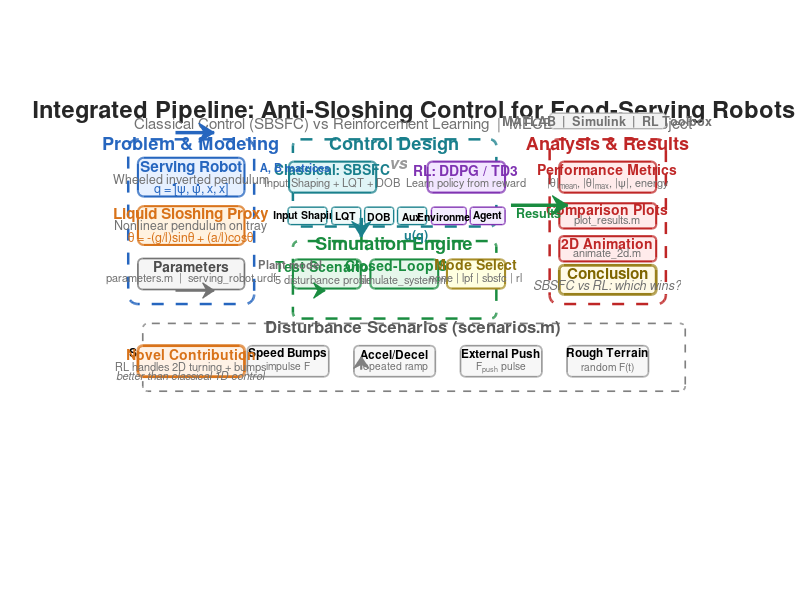

Source code (MATLAB):
function draw_pipeline()
%% DRAW_PIPELINE  Project pipeline diagram (MathWorks-style workflow)
% Creates a visual overview of the anti-sloshing serving robot project
% so anyone seeing the project for the first time can understand the flow.
close all;

fig = figure('Position', [30 30 1500 900], 'Color', 'w', 'Name', ...
    'Project Pipeline: Anti-Sloshing Serving Robot');
hold on; axis off; axis equal;
xlim([-1 31]); ylim([-1 19]);

%% ===== Color palette =====
c_blue      = [0.15 0.40 0.75];
c_blue_bg   = [0.90 0.94 1.00];
c_green     = [0.10 0.55 0.25];
c_green_bg  = [0.90 0.97 0.92];
c_orange    = [0.85 0.45 0.10];
c_orange_bg = [1.00 0.95 0.88];
c_red       = [0.75 0.15 0.15];
c_red_bg    = [1.00 0.92 0.92];
c_purple    = [0.50 0.20 0.70];
c_purple_bg = [0.95 0.90 1.00];
c_gray      = [0.45 0.45 0.45];
c_gray_bg   = [0.96 0.96 0.96];
c_teal      = [0.10 0.50 0.55];
c_teal_bg   = [0.88 0.96 0.97];

%% ========================================================================
%%  TITLE
%% ========================================================================
text(15, 18.2, 'Integrated Pipeline: Anti-Sloshing Control for Food-Serving Robots', ...
    'FontSize', 17, 'FontWeight', 'bold', 'HorizontalAlignment', 'center', ...
    'Color', [0.15 0.15 0.15]);
text(15, 17.5, 'Classical Control (SBSFC) vs Reinforcement Learning  |  MECE 6397 Course Project', ...
    'FontSize', 11, 'HorizontalAlignment', 'center', 'Color', c_gray);

%% ========================================================================
%%  STAGE 1: Problem & Physical Model  (left column)
%% ========================================================================
dashed_rbox(3.5, 12.5, 6.5, 8.5, c_blue, 1.8);
text(3.5, 16.5, 'Problem & Modeling', 'FontSize', 13, 'FontWeight', 'bold', ...
    'HorizontalAlignment', 'center', 'Color', c_blue);

% Robot model box
rbox(3.5, 14.8, 5.5, 2.0, c_blue_bg, c_blue, 1.5);
text(3.5, 15.3, 'Serving Robot', 'FontSize', 11, 'FontWeight', 'bold', ...
    'HorizontalAlignment', 'center', 'Color', c_blue);
text(3.5, 14.7, 'Wheeled inverted pendulum', 'FontSize', 9, ...
    'HorizontalAlignment', 'center', 'Color', c_gray);
text(3.5, 14.2, 'q = [\psi, \psi, x, x]', 'FontSize', 9, ...
    'HorizontalAlignment', 'center', 'Interpreter', 'tex', 'Color', c_blue);
text(2.55, 14.47, '.', 'FontSize', 11, 'FontWeight', 'bold', 'Color', c_blue);
text(3.75, 14.47, '.', 'FontSize', 11, 'FontWeight', 'bold', 'Color', c_blue);

% Sloshing proxy box
rbox(3.5, 12.3, 5.5, 2.0, c_orange_bg, c_orange, 1.5);
text(3.5, 12.9, 'Liquid Sloshing Proxy', 'FontSize', 11, 'FontWeight', 'bold', ...
    'HorizontalAlignment', 'center', 'Color', c_orange);
text(3.5, 12.3, 'Nonlinear pendulum on tray', 'FontSize', 9, ...
    'HorizontalAlignment', 'center', 'Color', c_gray);
text(3.5, 11.7, '\theta = -(g/l)sin\theta + (a/l)cos\theta', ...
    'FontSize', 9, 'HorizontalAlignment', 'center', ...
    'Interpreter', 'tex', 'Color', c_orange);

% Parameters box
rbox(3.5, 9.8, 5.5, 1.6, c_gray_bg, c_gray, 1.2);
text(3.5, 10.2, 'Parameters', 'FontSize', 10, 'FontWeight', 'bold', ...
    'HorizontalAlignment', 'center', 'Color', [0.3 0.3 0.3]);
text(3.5, 9.6, 'parameters.m  |  serving\_robot.urdf', 'FontSize', 8, ...
    'HorizontalAlignment', 'center', 'Color', c_gray);

%% ========================================================================
%%  STAGE 2: Control Design  (center-top, two tracks)
%% ========================================================================
dashed_rbox(14, 14.5, 10.5, 4.5, c_teal, 1.8);
text(14, 16.5, 'Control Design', 'FontSize', 13, 'FontWeight', 'bold', ...
    'HorizontalAlignment', 'center', 'Color', c_teal);

% Track A: Classical SBSFC
rbox(10.8, 14.8, 4.5, 1.6, c_teal_bg, c_teal, 1.5);
text(10.8, 15.2, 'Classical: SBSFC', 'FontSize', 10, 'FontWeight', 'bold', ...
    'HorizontalAlignment', 'center', 'Color', c_teal);
text(10.8, 14.5, 'Input Shaping + LQT + DOB', 'FontSize', 8, ...
    'HorizontalAlignment', 'center', 'Color', c_gray);

rbox(9.5,  12.8, 2.0, 0.9, [0.94 0.98 0.98], c_teal, 1.0);
text(9.5,  12.8, 'Input Shaping', 'FontSize', 7.5, 'FontWeight', 'bold', ...
    'HorizontalAlignment', 'center');
rbox(11.5, 12.8, 1.5, 0.9, [0.94 0.98 0.98], c_teal, 1.0);
text(11.5, 12.8, 'LQT', 'FontSize', 7.5, 'FontWeight', 'bold', ...
    'HorizontalAlignment', 'center');
rbox(13.2, 12.8, 1.5, 0.9, [0.94 0.98 0.98], c_teal, 1.0);
text(13.2, 12.8, 'DOB', 'FontSize', 7.5, 'FontWeight', 'bold', ...
    'HorizontalAlignment', 'center');
rbox(14.9, 12.8, 1.5, 0.9, [0.94 0.98 0.98], c_teal, 1.0);
text(14.9, 12.8, 'Aux', 'FontSize', 7.5, 'FontWeight', 'bold', ...
    'HorizontalAlignment', 'center');

% Track B: RL
rbox(17.7, 14.8, 4.0, 1.6, c_purple_bg, c_purple, 1.5);
text(17.7, 15.2, 'RL: DDPG / TD3', 'FontSize', 10, 'FontWeight', 'bold', ...
    'HorizontalAlignment', 'center', 'Color', c_purple);
text(17.7, 14.5, 'Learn policy from reward', 'FontSize', 8, ...
    'HorizontalAlignment', 'center', 'Color', c_gray);
rbox(16.8, 12.8, 1.8, 0.9, [0.96 0.93 1.0], c_purple, 1.0);
text(16.8, 12.8, 'Environment', 'FontSize', 7.5, 'FontWeight', 'bold', ...
    'HorizontalAlignment', 'center');
rbox(18.8, 12.8, 1.8, 0.9, [0.96 0.93 1.0], c_purple, 1.0);
text(18.8, 12.8, 'Agent', 'FontSize', 7.5, 'FontWeight', 'bold', ...
    'HorizontalAlignment', 'center');

% vs label
text(14.2, 15.5, 'vs', 'FontSize', 12, 'FontWeight', 'bold', ...
    'HorizontalAlignment', 'center', 'Color', [0.6 0.6 0.6], 'FontAngle', 'italic');

% Arrow: Model -> Control Design
annotation('arrow', [6.8/31 8.3/31], [14.8/19 14.8/19], ...
    'LineWidth', 2.5, 'Color', c_blue, 'HeadWidth', 10, 'HeadLength', 8);
text(7.1, 15.3, 'A, B matrices', 'FontSize', 8, 'Color', c_blue, 'FontWeight', 'bold');

%% ========================================================================
%%  STAGE 3: Simulation Engine
%% ========================================================================
dashed_rbox(14, 9.5, 10.5, 4.0, c_green, 1.8);
text(14, 11.3, 'Simulation Engine', 'FontSize', 13, 'FontWeight', 'bold', ...
    'HorizontalAlignment', 'center', 'Color', c_green);

rbox(10.5, 9.8, 3.5, 1.5, c_green_bg, c_green, 1.5);
text(10.5, 10.2, 'Test Scenarios', 'FontSize', 10, 'FontWeight', 'bold', ...
    'HorizontalAlignment', 'center', 'Color', c_green);
text(10.5, 9.5, '5 disturbance profiles', 'FontSize', 8, ...
    'HorizontalAlignment', 'center', 'Color', c_gray);

rbox(14.5, 9.8, 3.5, 1.5, c_green_bg, c_green, 1.5);
text(14.5, 10.2, 'Closed-Loop Sim', 'FontSize', 10, 'FontWeight', 'bold', ...
    'HorizontalAlignment', 'center', 'Color', c_green);
text(14.5, 9.5, 'simulate\_system.m', 'FontSize', 8, ...
    'HorizontalAlignment', 'center', 'Color', c_gray);

rbox(18.2, 9.8, 3.0, 1.5, [1.0 1.0 0.88], [0.65 0.55 0.15], 1.5);
text(18.2, 10.3, 'Mode Select', 'FontSize', 10, 'FontWeight', 'bold', ...
    'HorizontalAlignment', 'center', 'Color', [0.55 0.45 0.05]);
text(18.2, 9.6, 'none | lpf | sbsfc | rl', 'FontSize', 8, ...
    'HorizontalAlignment', 'center', 'Color', c_gray);

% Internal arrow: Scenarios -> Sim
annotation('arrow', [12.3/31 12.6/31], [9.8/19 9.8/19], ...
    'LineWidth', 1.5, 'Color', c_green, 'HeadWidth', 8, 'HeadLength', 6);

% Arrow: Control Design -> Simulation
annotation('arrow', [14/31 14/31], [12.1/19 11.5/19], ...
    'LineWidth', 2.5, 'Color', c_teal, 'HeadWidth', 10, 'HeadLength', 8);
text(14.5, 11.8, 'u(q)', 'FontSize', 9, 'FontWeight', 'bold', ...
    'Color', c_teal, 'Interpreter', 'tex');

% Arrow: Model -> Simulation (plant dynamics)
annotation('arrow', [6.8/31 8.3/31], [9.8/19 9.8/19], ...
    'LineWidth', 1.8, 'Color', c_gray, 'HeadWidth', 8, 'HeadLength', 6);
text(7.0, 10.3, 'Plant model', 'FontSize', 8, 'Color', c_gray, 'FontWeight', 'bold');

%% ========================================================================
%%  STAGE 4: Analysis & Results  (right column)
%% ========================================================================
dashed_rbox(25, 12.5, 6.0, 8.5, c_red, 1.8);
text(25, 16.5, 'Analysis & Results', 'FontSize', 13, 'FontWeight', 'bold', ...
    'HorizontalAlignment', 'center', 'Color', c_red);

rbox(25, 14.8, 5.0, 1.6, c_red_bg, c_red, 1.5);
text(25, 15.2, 'Performance Metrics', 'FontSize', 10, 'FontWeight', 'bold', ...
    'HorizontalAlignment', 'center', 'Color', c_red);
text(25, 14.5, '|\theta|_{mean}, |\theta|_{max}, |\psi|, energy', ...
    'FontSize', 8, 'HorizontalAlignment', 'center', ...
    'Interpreter', 'tex', 'Color', c_gray);

rbox(25, 12.8, 5.0, 1.3, c_red_bg, c_red, 1.5);
text(25, 13.1, 'Comparison Plots', 'FontSize', 10, 'FontWeight', 'bold', ...
    'HorizontalAlignment', 'center', 'Color', c_red);
text(25, 12.6, 'plot\_results.m', 'FontSize', 8, ...
    'HorizontalAlignment', 'center', 'Color', c_gray);

rbox(25, 11.1, 5.0, 1.3, c_red_bg, c_red, 1.5);
text(25, 11.4, '2D Animation', 'FontSize', 10, 'FontWeight', 'bold', ...
    'HorizontalAlignment', 'center', 'Color', c_red);
text(25, 10.9, 'animate\_2d.m', 'FontSize', 8, ...
    'HorizontalAlignment', 'center', 'Color', c_gray);

rbox(25, 9.5, 5.0, 1.5, [1.0 0.98 0.90], [0.6 0.5 0.1], 2.0);
text(25, 9.9, 'Conclusion', 'FontSize', 11, 'FontWeight', 'bold', ...
    'HorizontalAlignment', 'center', 'Color', [0.5 0.4 0.0]);
text(25, 9.3, 'SBSFC vs RL: which wins?', 'FontSize', 9, ...
    'HorizontalAlignment', 'center', 'Color', c_gray, 'FontAngle', 'italic');

% Arrow: Simulation -> Analysis
annotation('arrow', [19.8/31 22/31], [12.5/19 12.5/19], ...
    'LineWidth', 2.5, 'Color', c_green, 'HeadWidth', 10, 'HeadLength', 8);
text(20.3, 13.0, 'Results', 'FontSize', 9, 'FontWeight', 'bold', 'Color', c_green);

%% ========================================================================
%%  BOTTOM: Disturbance Scenarios Strip
%% ========================================================================
dashed_rbox(15, 5.5, 28, 3.5, [0.5 0.5 0.5], 1.2);
text(15, 7.0, 'Disturbance Scenarios (scenarios.m)', 'FontSize', 12, ...
    'FontWeight', 'bold', 'HorizontalAlignment', 'center', 'Color', [0.35 0.35 0.35]);

scenarios_x    = [3, 8.5, 14, 19.5, 25];
scenario_names = {'Sudden Start/Stop', 'Speed Bumps', 'Accel/Decel', ...
                  'External Push', 'Rough Terrain'};
scenario_icons = {'v_{ref} = step', 'impulse F', 'repeated ramp', ...
                  'F_{push} pulse', 'random F(t)'};
for i = 1:5
    rbox(scenarios_x(i), 5.3, 4.2, 1.6, [0.97 0.97 0.97], [0.6 0.6 0.6], 1.2);
    text(scenarios_x(i), 5.7, scenario_names{i}, 'FontSize', 8.5, ...
        'FontWeight', 'bold', 'HorizontalAlignment', 'center');
    text(scenarios_x(i), 5.0, scenario_icons{i}, 'FontSize', 7.5, ...
        'HorizontalAlignment', 'center', 'Interpreter', 'tex', 'Color', c_gray);
end

% Arrow: Scenarios strip -> Simulation
annotation('arrow', [14/31 14/31], [7.3/19 7.7/19], ...
    'LineWidth', 1.5, 'Color', [0.5 0.5 0.5], 'HeadWidth', 8, 'HeadLength', 6);

%% ========================================================================
%%  TOOLS BANNER (top-right)
%% ========================================================================
rbox(25, 17.7, 6.0, 0.8, [0.95 0.95 0.95], [0.7 0.7 0.7], 1.0, 0.5);
text(25, 17.7, 'MATLAB  |  Simulink  |  RL Toolbox', ...
    'FontSize', 9, 'FontWeight', 'bold', 'HorizontalAlignment', 'center', ...
    'Color', c_gray);

%% ========================================================================
%%  NOVEL CONTRIBUTION CALLOUT
%% ========================================================================
rbox(3.5, 5.3, 5.5, 1.6, [1.0 0.95 0.90], c_orange, 2.0);
text(3.5, 5.7, 'Novel Contribution', 'FontSize', 10, 'FontWeight', 'bold', ...
    'HorizontalAlignment', 'center', 'Color', c_orange);
text(3.5, 5.0, 'RL handles 2D turning + bumps', 'FontSize', 8, ...
    'HorizontalAlignment', 'center', 'Color', c_gray);
text(3.5, 4.6, 'better than classical 1D control', 'FontSize', 8, ...
    'HorizontalAlignment', 'center', 'Color', c_gray, 'FontAngle', 'italic');

fprintf('Pipeline diagram drawn.\n');
fprintf('Save: exportgraphics(gcf, ''../results/project_pipeline.png'', ''Resolution'', 300)\n');

end % draw_pipeline

%% ========================================================================
%%  LOCAL HELPER FUNCTIONS
%% ========================================================================
function rbox(x, y, w, ht, face_c, edge_c, lw, curve)
    if nargin < 8, curve = 0.3; end
    rectangle('Position', [x-w/2, y-ht/2, w, ht], ...
        'Curvature', curve, 'FaceColor', face_c, ...
        'EdgeColor', edge_c, 'LineWidth', lw);
end

function dashed_rbox(x, y, w, ht, edge_c, lw)
    rectangle('Position', [x-w/2, y-ht/2, w, ht], ...
        'Curvature', 0.15, 'FaceColor', 'none', ...
        'EdgeColor', edge_c, 'LineWidth', lw, 'LineStyle', '--');
end
